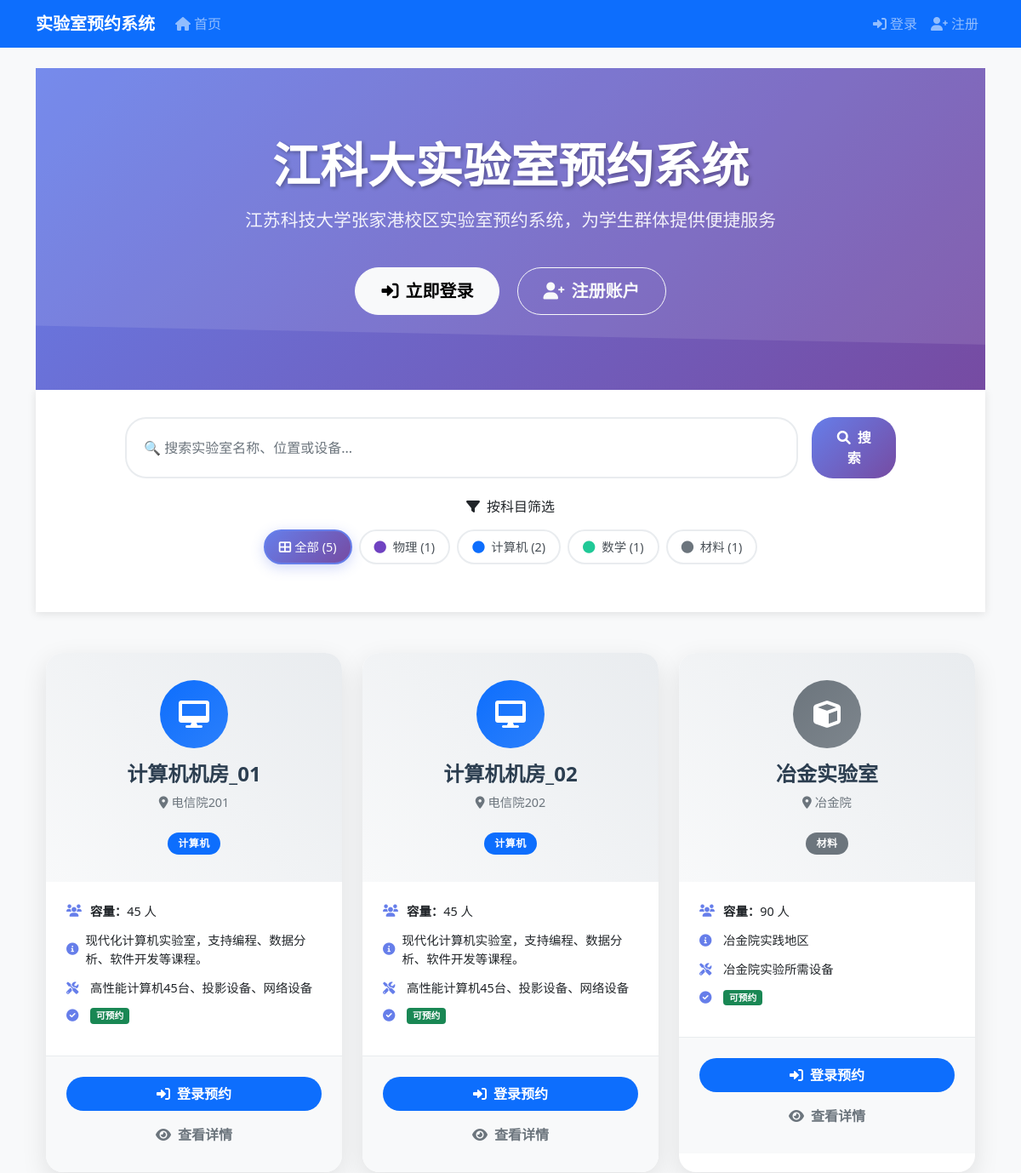
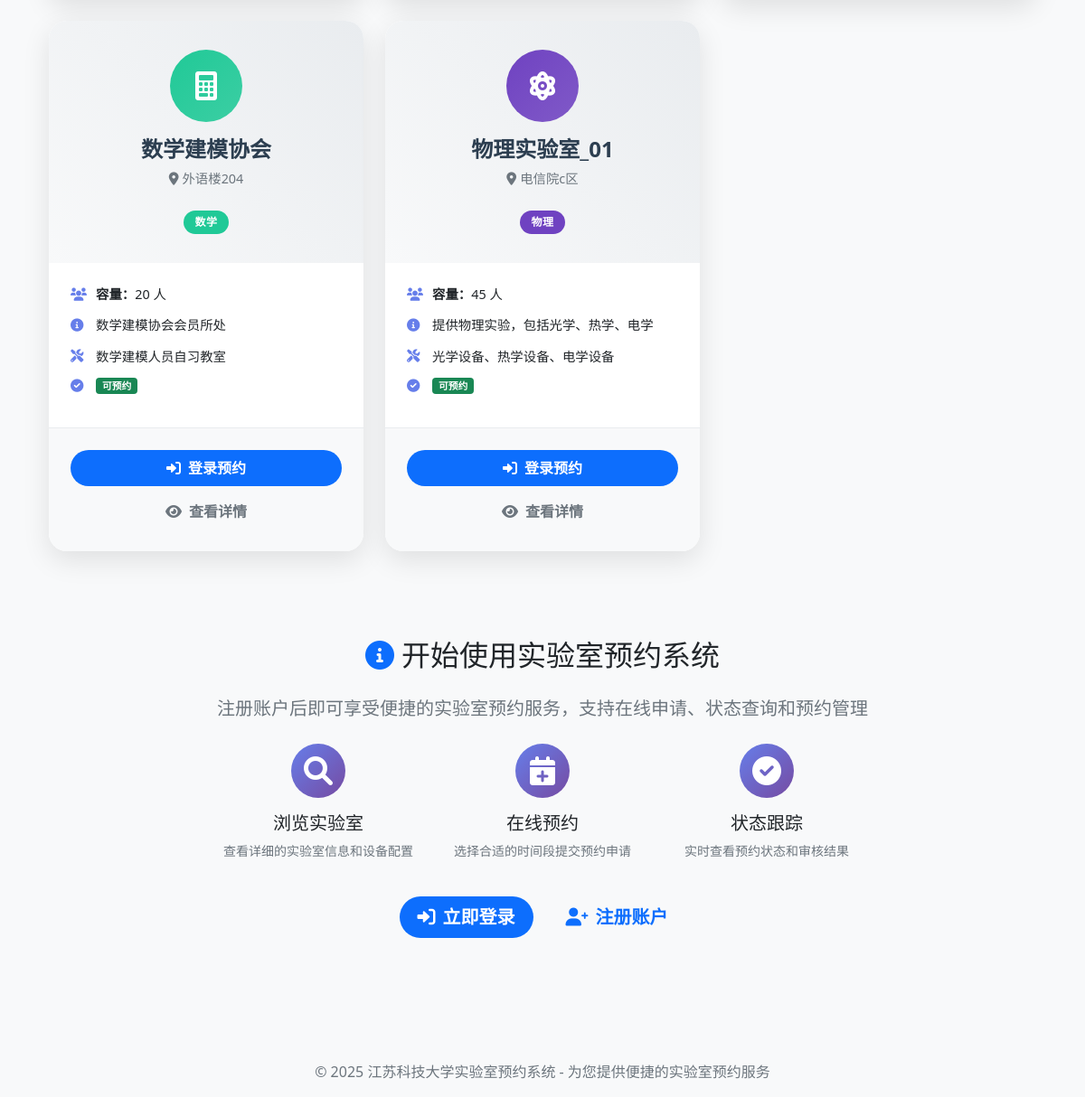
The page / on the database its author committed (2 pictures, top to bottom).
### reservations/models.py (models this page shows, shortened)
class Laboratory(models.Model):
    CATEGORY_CHOICES = [
        ('physics', '物理'),
        ('chemistry', '化学'),
        ('biology', '生物'),
        ('computer', '计算机'),
        ('engineering', '工程'),
        ('mathematics', '数学'),
        ('electronics', '电子'),
        ('materials', '材料'),
        ('environmental', '环境'),
        ('medical', '医学'),
        ('other', '其他'),
    ]
    name = models.CharField(max_length=100, verbose_name="实验室名称")
    category = models.CharField(max_length=20, choices=CATEGORY_CHOICES, default='other', verbose_name="科目分类")
    location = models.CharField(max_length=200, verbose_name="位置")
    capacity = models.PositiveIntegerField(verbose_name="容量")
    equipment = models.TextField(verbose_name="设备描述", blank=True)
    description = models.TextField(verbose_name="实验室描述", blank=True)
    is_active = models.BooleanField(default=True, verbose_name="是否可用")
    created_at = models.DateTimeField(auto_now_add=True, verbose_name="创建时间")
    class Meta:
        verbose_name = "实验室"
        verbose_name_plural = "实验室"
        ordering = ['category', 'name']
    def get_category_icon(self):
        icon_map = {
            'physics': 'fas fa-atom',
            'chemistry': 'fas fa-flask',
            'biology': 'fas fa-dna',
            'computer': 'fas fa-desktop',
            'engineering': 'fas fa-cogs',
            'mathematics': 'fas fa-calculator',
            'electronics': 'fas fa-microchip',
            'materials': 'fas fa-cube',
            'environmental': 'fas fa-leaf',
            'medical': 'fas fa-heartbeat',
            'other': 'fas fa-microscope',
        }
        return icon_map.get(self.category, 'fas fa-microscope')
    def get_category_color(self):
        color_map = {
            'physics': '#6f42c1',      # 紫色
            'chemistry': '#fd7e14',    # 橙色
            'biology': '#198754',      # 绿色
            'computer': '#0d6efd',     # 蓝色
            'engineering': '#dc3545',  # 红色
            'mathematics': '#20c997',  # 青色
            'electronics': '#ffc107',  # 黄色
            'materials': '#6c757d',    # 灰色
            'environmental': '#28a745', # 深绿色
            'medical': '#e83e8c',      # 粉色
            'other': '#495057',        # 深灰色
        }
        return color_map.get(self.category, '#495057')

### reservations/views.py (the view, shortened to what this page needs)
# urls.py: path('', views.laboratory_list, name='laboratory_list'),
def laboratory_list(request):
    laboratories = Laboratory.objects.filter(is_active=True)
    search_query = request.GET.get('search', '')
    category_filter = request.GET.get('category', '')
    if category_filter:
        laboratories = laboratories.filter(category=category_filter)
    all_laboratories = Laboratory.objects.filter(is_active=True)
    category_counts = {}
    for category_code, category_name in Laboratory.CATEGORY_CHOICES:
        count = all_laboratories.filter(category=category_code).count()
        if count > 0:
            temp_lab = Laboratory(category=category_code)
            category_counts[category_code] = {
                'name': category_name,
                'count': count,
                'color': temp_lab.get_category_color()
            }
    context = {
        'laboratories': laboratories,
        'search_query': search_query,
        'category_filter': category_filter,
        'category_counts': category_counts,
        'total_count': all_laboratories.count(),
    }
    return render(request, 'reservations/laboratory_list.html', context)

### reservations/templates/reservations/laboratory_list.html (shortened to what this page needs)
{% extends 'reservations/base.html' %}
{% block content %}
<section class="hero-banner">
    <div class="container">
        <div class="row justify-content-center text-center">
            <div class="col-lg-8 hero-content fade-in">
                <h1 class="hero-title">
                   江科大实验室预约系统
                </h1>
                <p class="hero-subtitle">
                    江苏科技大学张家港校区实验室预约系统，为学生群体提供便捷服务
                </p>
                <div class="hero-buttons">
                    {% if user.is_authenticated %}
                        <a href="#laboratories" class="btn btn-light btn-lg">
                            <i class="fas fa-search me-2"></i>浏览实验室
                        </a>
                        <a href="{% url 'reservations:my_reservations' %}" class="btn btn-outline-light btn-lg">
                            <i class="fas fa-calendar-check me-2"></i>我的预约
                        </a>
                    {% else %}
                        <a href="{% url 'reservations:login' %}" class="btn btn-light btn-lg">
                            <i class="fas fa-sign-in-alt me-2"></i>立即登录
                        </a>
                        <a href="{% url 'reservations:register' %}" class="btn btn-outline-light btn-lg">
                            <i class="fas fa-user-plus me-2"></i>注册账户
                        </a>
                    {% endif %}
                </div>
            </div>
        </div>
    </div>
</section>
<section class="search-section">
    <div class="container">
        <div class="row justify-content-center">
            <div class="col-lg-10">
                <form method="get" class="d-flex gap-3 mb-4" id="searchForm">
                    <input type="text" name="search" class="form-control search-box flex-grow-1"
                           placeholder="🔍 搜索实验室名称、位置或设备..." value="{{ search_query }}">
                    <button type="submit" class="btn search-btn">
                        <i class="fas fa-search me-2"></i>搜索
                    </button>
                </form>
                <div class="category-filter mb-4">
                    <h6 class="mb-3"><i class="fas fa-filter me-2"></i>按科目筛选</h6>
                    <div class="category-buttons d-flex flex-wrap gap-2">
                        <button class="btn category-btn {% if not category_filter %}active{% endif %}"
                                data-category="">
                            <i class="fas fa-th-large me-1"></i>全部 ({{ total_count }})
                        </button>
                        {% for category_code, category_info in category_counts.items %}
                            <button class="btn category-btn {% if category_filter == category_code %}active{% endif %}"
                                    data-category="{{ category_code }}">
                                <i class="fas fa-circle me-1" style="color: {{ category_info.color }}"></i>
                                {{ category_info.name }} ({{ category_info.count }})
                            </button>
                        {% endfor %}
                    </div>
                </div>
            </div>
        </div>
    </div>
</section>
<section id="laboratories" class="py-5">
    <div class="container">
        {% if laboratories %}
            <div class="row g-4">
                {% for lab in laboratories %}
                    <div class="col-lg-4 col-md-6">
                        <div class="lab-card fade-in">
                            <div class="lab-card-header">
                                <div class="lab-icon" style="background: linear-gradient(135deg, {{ lab.get_category_color }}, {{ lab.get_category_color }}dd);">
                                    <i class="{{ lab.get_category_icon }}"></i>
                                </div>
                                <h3 class="lab-card-title">{{ lab.name }}</h3>
                                <p class="lab-card-location">
                                    <i class="fas fa-map-marker-alt me-1"></i>{{ lab.location }}
                                </p>
                                <span class="category-badge" style="background-color: {{ lab.get_category_color }};">
                                    {{ lab.get_category_display }}
                                </span>
                            </div>
                            <div class="lab-card-body">
                                <div class="lab-info-item">
                                    <i class="fas fa-users"></i>
                                    <span><strong>容量：</strong>{{ lab.capacity }} 人</span>
                                </div>
                                {% if lab.description %}
                                    <div class="lab-info-item">
                                        <i class="fas fa-info-circle"></i>
                                        <span>{{ lab.description|truncatewords:12 }}</span>
                                    </div>
                                {% endif %}
                                {% if lab.equipment %}
                                    <div class="lab-info-item">
                                        <i class="fas fa-tools"></i>
                                        <span>{{ lab.equipment|truncatewords:8 }}</span>
                                    </div>
                                {% endif %}
                                <div class="lab-info-item">
                                    <i class="fas fa-check-circle"></i>
                                    <span class="badge bg-success">可预约</span>
                                </div>
                            </div>
                            <div class="lab-card-footer">
                                <div class="d-grid gap-2">
                                    {% if user.is_authenticated %}
                                        <a href="{% url 'reservations:make_reservation' lab.id %}"
                                           class="btn btn-primary btn-modern">
                                            <i class="fas fa-calendar-plus me-2"></i>立即预约
                                        </a>
                                        <a href="{% url 'reservations:laboratory_detail' lab.id %}"
                                           class="btn btn-outline-secondary btn-modern">
                                            <i class="fas fa-eye me-2"></i>查看详情
                                        </a>
                                    {% else %}
                                        <a href="{% url 'reservations:login' %}?next={% url 'reservations:make_reservation' lab.id %}"
                                           class="btn btn-primary btn-modern">
                                            <i class="fas fa-sign-in-alt me-2"></i>登录预约
                                        </a>
                                        <a href="{% url 'reservations:laboratory_detail' lab.id %}"
                                           class="btn btn-outline-secondary btn-modern">
                                            <i class="fas fa-eye me-2"></i>查看详情
                                        </a>
                                    {% endif %}
                                </div>
                            </div>
                        </div>
                    </div>
                {% endfor %}
            </div>
        {% endif %}
    </div>
</section>
{% if not user.is_authenticated %}
<section class="py-5 bg-light">
    <div class="container">
        <div class="row justify-content-center">
            <div class="col-lg-8 text-center">
                <h2 class="mb-4">
                    <i class="fas fa-info-circle me-2 text-primary"></i>开始使用实验室预约系统
                </h2>
                <p class="lead text-muted mb-4">
                    注册账户后即可享受便捷的实验室预约服务，支持在线申请、状态查询和预约管理
                </p>
                <div class="row g-4 mb-4">
                    <div class="col-md-4">
                        <div class="text-center">
                            <div class="lab-icon mx-auto mb-3" style="width: 60px; height: 60px;">
                                <i class="fas fa-search"></i>
                            </div>
                            <h5>浏览实验室</h5>
                            <p class="text-muted small">查看详细的实验室信息和设备配置</p>
                        </div>
                    </div>
                    <div class="col-md-4">
                        <div class="text-center">
                            <div class="lab-icon mx-auto mb-3" style="width: 60px; height: 60px;">
                                <i class="fas fa-calendar-plus"></i>
                            </div>
                            <h5>在线预约</h5>
                            <p class="text-muted small">选择合适的时间段提交预约申请</p>
                        </div>
                    </div>
                    <div class="col-md-4">
                        <div class="text-center">
                            <div class="lab-icon mx-auto mb-3" style="width: 60px; height: 60px;">
                                <i class="fas fa-check-circle"></i>
                            </div>
                            <h5>状态跟踪</h5>
                            <p class="text-muted small">实时查看预约状态和审核结果</p>
                        </div>
                    </div>
                </div>
                <div class="d-flex justify-content-center gap-3">
                    <a href="{% url 'reservations:login' %}" class="btn btn-primary btn-lg btn-modern">
                        <i class="fas fa-sign-in-alt me-2"></i>立即登录
                    </a>
                    <a href="{% url 'reservations:register' %}" class="btn btn-outline-primary btn-lg btn-modern">
                        <i class="fas fa-user-plus me-2"></i>注册账户
                    </a>
                </div>
            </div>
        </div>
    </div>
</section>
{% endif %}
{% endblock %}

### reservations/templates/reservations/base.html (shortened to what this page needs)
<!DOCTYPE html>
<html lang="zh-CN">
<head>
    <link href="https://cdn.jsdelivr.net/npm/bootstrap@5.1.3/dist/css/bootstrap.min.css" rel="stylesheet">
    <link href="https://cdnjs.cloudflare.com/ajax/libs/font-awesome/6.0.0/css/all.min.css" rel="stylesheet">
</head>
<body>
    <nav class="navbar navbar-expand-lg navbar-dark bg-primary">
        <div class="container">
            <a class="navbar-brand" href="{% url 'reservations:laboratory_list' %}">
                实验室预约系统
            </a>
            <div class="collapse navbar-collapse" id="navbarNav">
                <ul class="navbar-nav me-auto">
                    <li class="nav-item">
                        <a class="nav-link" href="{% url 'reservations:laboratory_list' %}">
                            <i class="fas fa-home me-1"></i>首页
                        </a>
                    </li>
                </ul>
                <ul class="navbar-nav">
                    {% if user.is_authenticated %}
                        <li class="nav-item dropdown">
                            <a class="nav-link dropdown-toggle" href="#" id="navbarDropdown" role="button" data-bs-toggle="dropdown">
                                <i class="fas fa-user me-1"></i>{{ user.first_name|default:user.username }}
                            </a>
                            <ul class="dropdown-menu">
                                <li><a class="dropdown-item" href="{% url 'reservations:user_profile' %}">
                                    <i class="fas fa-user-edit me-1"></i>个人资料
                                </a></li>
                                <li><hr class="dropdown-divider"></li>
                                <li><a class="dropdown-item" href="{% url 'reservations:logout' %}">
                                    <i class="fas fa-sign-out-alt me-1"></i>退出登录
                                </a></li>
                            </ul>
                        </li>
                    {% else %}
                        <li class="nav-item">
                            <a class="nav-link" href="{% url 'reservations:login' %}">
                                <i class="fas fa-sign-in-alt me-1"></i>登录
                            </a>
                        </li>
                        <li class="nav-item">
                            <a class="nav-link" href="{% url 'reservations:register' %}">
                                <i class="fas fa-user-plus me-1"></i>注册
                            </a>
                        </li>
                    {% endif %}
                </ul>
            </div>
        </div>
    </nav>
    <main class="container my-4">
        {% block content %}{% endblock %}
    </main>
    <footer class="bg-light py-3 mt-5">
        <div class="container text-center">
            <p class="mb-0 text-muted">© 2025 江苏科技大学实验室预约系统 - 为您提供便捷的实验室预约服务</p>
        </div>
    </footer>
</body>
</html>

### rows shown on the page
Laboratory: name "计算机机房_01", location "电信院201", category "计算机", capacity "45", description "现代化计算机实验室，支持编程、数据分析、软件开发等课程。", equipment "高性能计算机45台、投影设备、网络设备"
Laboratory: name "计算机机房_02", location "电信院202", category "计算机", capacity "45", description "现代化计算机实验室，支持编程、数据分析、软件开发等课程。", equipment "高性能计算机45台、投影设备、网络设备"
Laboratory: name "冶金实验室", location "冶金院", category "材料", capacity "90", description "冶金院实践地区", equipment "冶金院实验所需设备"
Laboratory: name "数学建模协会", location "外语楼204", category "数学", capacity "20", description "数学建模协会会员所处", equipment "数学建模人员自习教室"
Laboratory: name "物理实验室_01", location "电信院c区", category "物理", capacity "45", description "提供物理实验，包括光学、热学、电学", equipment "光学设备、热学设备、电学设备"

### other values the page prints
{{ total_count }} "5"
{{ category_info.name }} "物理" "计算机" "数学" "材料"
{{ category_info.count }} "1" "2" "1" "1"
